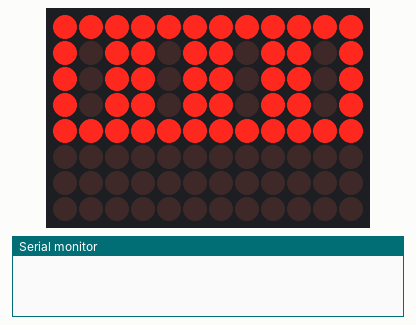
A sketch run on a simulated Arduino Uno R4 WiFi. Parts: 12×8 LED matrix, the last lines printed to the serial monitor.

Above: at 0.05 s.
At 4.95 s:
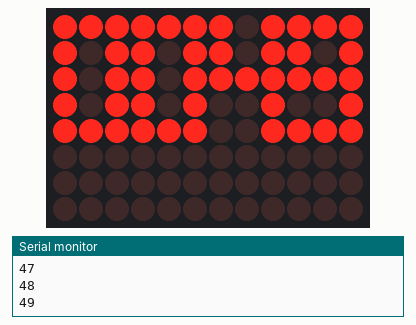
At 9.95 s:
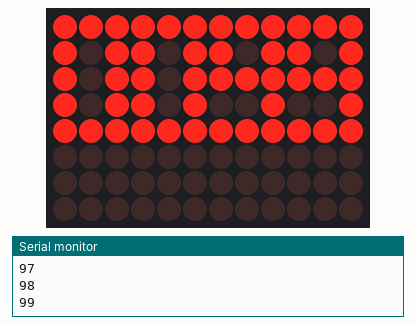
At 19.96 s:
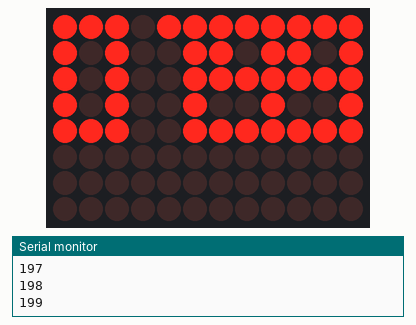
At 29.87 s:
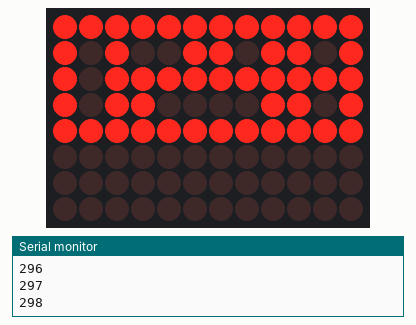
At 39.88 s:
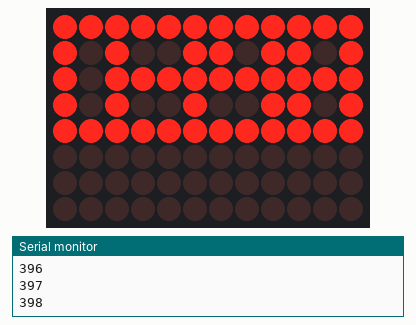

The sketch:

R4_Counter.ino
```cpp
#include "Arduino_LED_Matrix.h"
ArduinoLEDMatrix matrix;

byte frame[8][12] = {
  {0,0,0,0, 0,0,0,0, 0,0,0,0},
  {0,0,0,0, 0,0,0,0, 0,0,0,0},
  {0,0,0,0, 0,0,0,0, 0,0,0,0},
  {0,0,0,0, 0,0,0,0, 0,0,0,0},
  {0,0,0,0, 0,0,0,0, 0,0,0,0},
  {0,0,0,0, 0,0,0,0, 0,0,0,0},
  {0,0,0,0, 0,0,0,0, 0,0,0,0},
  {0,0,0,0, 0,0,0,0, 0,0,0,0}
};

int c = 0;

void setup() {
  matrix.begin();
  Serial.begin(115200);
}

void loop() {
  clearDisplay();

  int u = c % 10;
  int d = (c/10) % 10;
  int cc = (c/100) % 10;
  int m = (c/1000) % 10;

  digit(u, 9,0);
  digit(d, 6,0);
  digit(cc, 3,0);
  digit(m, 0,0);

  matrix.renderBitmap(frame, 8, 12);
  delay(100);
  c++;
  if (c > 9999) c = 0;
  Serial.println(c);
}

void clearDisplay(){
  for (int i = 0; i < 8; i++) {
    for (int j = 0; j < 12; j++) {
      frame[i][j] = 0;
    }
  }
}

void digit(int n, int offx, int offy){
  switch(n) {
    case 0:
      frame[offy][offx+0] = 1;
      frame[offy][offx+1] = 1;
      frame[offy][offx+2] = 1;

      frame[offy+1][offx+0] = 1;
      frame[offy+1][offx+1] = 0;
      frame[offy+1][offx+2] = 1;

      frame[offy+2][offx+0] = 1;
      frame[offy+2][offx+1] = 0;
      frame[offy+2][offx+2] = 1;

      frame[offy+3][offx+0] = 1;
      frame[offy+3][offx+1] = 0;
      frame[offy+3][offx+2] = 1;

      frame[offy+4][offx+0] = 1;
      frame[offy+4][offx+1] = 1;
      frame[offy+4][offx+2] = 1;
      break;
    case 1:
      frame[offy][offx+0] = 0;
      frame[offy][offx+1] = 1;
      frame[offy][offx+2] = 1;

      frame[offy+1][offx+0] = 0;
      frame[offy+1][offx+1] = 0;
      frame[offy+1][offx+2] = 1;

      frame[offy+2][offx+0] = 0;
      frame[offy+2][offx+1] = 0;
      frame[offy+2][offx+2] = 1;

      frame[offy+3][offx+0] = 0;
      frame[offy+3][offx+1] = 0;
      frame[offy+3][offx+2] = 1;

      frame[offy+4][offx+0] = 0;
      frame[offy+4][offx+1] = 0;
      frame[offy+4][offx+2] = 1;
      break;
    case 2:
    frame[offy][offx+0] = 1;
    frame[offy][offx+1] = 1;
    frame[offy][offx+2] = 1;

    frame[offy+1][offx+0] = 0;
    frame[offy+1][offx+1] = 0;
    frame[offy+1][offx+2] = 1;

    frame[offy+2][offx+0] = 1;
    frame[offy+2][offx+1] = 1;
    frame[offy+2][offx+2] = 1;

    frame[offy+3][offx+0] = 1;
    frame[offy+3][offx+1] = 0;
    frame[offy+3][offx+2] = 0;

    frame[offy+4][offx+0] = 1;
    frame[offy+4][offx+1] = 1;
    frame[offy+4][offx+2] = 1;
    break;
    case 3:
    frame[offy][offx+0] = 1;
    frame[offy][offx+1] = 1;
    frame[offy][offx+2] = 1;

    frame[offy+1][offx+0] = 0;
    frame[offy+1][offx+1] = 0;
    frame[offy+1][offx+2] = 1;

    frame[offy+2][offx+0] = 1;
    frame[offy+2][offx+1] = 1;
    frame[offy+2][offx+2] = 1;

    frame[offy+3][offx+0] = 0;
    frame[offy+3][offx+1] = 0;
    frame[offy+3][offx+2] = 1;

    frame[offy+4][offx+0] = 1;
    frame[offy+4][offx+1] = 1;
    frame[offy+4][offx+2] = 1;
    break;
    case 4:
    frame[offy][offx+0] = 1;
    frame[offy][offx+1] = 0;
    frame[offy][offx+2] = 1;

    frame[offy+1][offx+0] = 1;
    frame[offy+1][offx+1] = 0;
    frame[offy+1][offx+2] = 1;

    frame[offy+2][offx+0] = 1;
    frame[offy+2][offx+1] = 1;
    frame[offy+2][offx+2] = 1;

    frame[offy+3][offx+0] = 0;
    frame[offy+3][offx+1] = 0;
    frame[offy+3][offx+2] = 1;

    frame[offy+4][offx+0] = 0;
    frame[offy+4][offx+1] = 0;
    frame[offy+4][offx+2] = 1;
    break;
    case 5:
    frame[offy][offx+0] = 1;
    frame[offy][offx+1] = 1;
    frame[offy][offx+2] = 1;

    frame[offy+1][offx+0] = 1;
    frame[offy+1][offx+1] = 0;
    frame[offy+1][offx+2] = 0;

    frame[offy+2][offx+0] = 1;
    frame[offy+2][offx+1] = 1;
    frame[offy+2][offx+2] = 1;

    frame[offy+3][offx+0] = 0;
    frame[offy+3][offx+1] = 0;
    frame[offy+3][offx+2] = 1;

    frame[offy+4][offx+0] = 1;
    frame[offy+4][offx+1] = 1;
    frame[offy+4][offx+2] = 1;
    break;
    case 6:
    frame[offy][offx+0] = 1;
    frame[offy][offx+1] = 0;
    frame[offy][offx+2] = 0;

    frame[offy+1][offx+0] = 1;
    frame[offy+1][offx+1] = 0;
    frame[offy+1][offx+2] = 0;

    frame[offy+2][offx+0] = 1;
    frame[offy+2][offx+1] = 1;
    frame[offy+2][offx+2] = 1;

    frame[offy+3][offx+0] = 1;
    frame[offy+3][offx+1] = 0;
    frame[offy+3][offx+2] = 1;

    frame[offy+4][offx+0] = 1;
    frame[offy+4][offx+1] = 1;
    frame[offy+4][offx+2] = 1;
    break;
    case 7:
    frame[offy][offx+0] = 1;
    frame[offy][offx+1] = 1;
    frame[offy][offx+2] = 1;

    frame[offy+1][offx+0] = 0;
    frame[offy+1][offx+1] = 0;
    frame[offy+1][offx+2] = 1;

    frame[offy+2][offx+0] = 0;
    frame[offy+2][offx+1] = 0;
    frame[offy+2][offx+2] = 1;

    frame[offy+3][offx+0] = 0;
    frame[offy+3][offx+1] = 0;
    frame[offy+3][offx+2] = 1;

    frame[offy+4][offx+0] = 0;
    frame[offy+4][offx+1] = 0;
    frame[offy+4][offx+2] = 1;
    break;
    case 8:
    frame[offy][offx+0] = 1;
    frame[offy][offx+1] = 1;
    frame[offy][offx+2] = 1;

    frame[offy+1][offx+0] = 1;
    frame[offy+1][offx+1] = 0;
    frame[offy+1][offx+2] = 1;

    frame[offy+2][offx+0] = 1;
    frame[offy+2][offx+1] = 1;
    frame[offy+2][offx+2] = 1;

    frame[offy+3][offx+0] = 1;
    frame[offy+3][offx+1] = 0;
    frame[offy+3][offx+2] = 1;

    frame[offy+4][offx+0] = 1;
    frame[offy+4][offx+1] = 1;
    frame[offy+4][offx+2] = 1;
    break;
    case 9:
    frame[offy][offx+0] = 1;
    frame[offy][offx+1] = 1;
    frame[offy][offx+2] = 1;

    frame[offy+1][offx+0] = 1;
    frame[offy+1][offx+1] = 0;
    frame[offy+1][offx+2] = 1;

    frame[offy+2][offx+0] = 1;
    frame[offy+2][offx+1] = 1;
    frame[offy+2][offx+2] = 1;

    frame[offy+3][offx+0] = 0;
    frame[offy+3][offx+1] = 0;
    frame[offy+3][offx+2] = 1;

    frame[offy+4][offx+0] = 1;
    frame[offy+4][offx+1] = 1;
    frame[offy+4][offx+2] = 1;
    break;
  }
}
```
